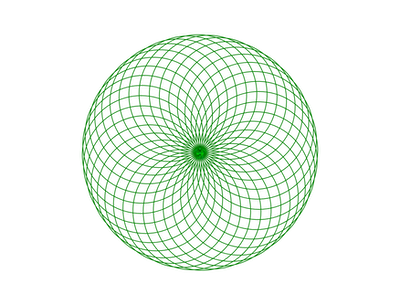

This figure's Python source:
from turtle import *
# Beschreibe diese Funktion …
def kreis():
  repeat 90:
    forward(6)
    right(4)

initTurtle()
setPenColor('green')
repeat 36:
  kreis()
  right(10)
